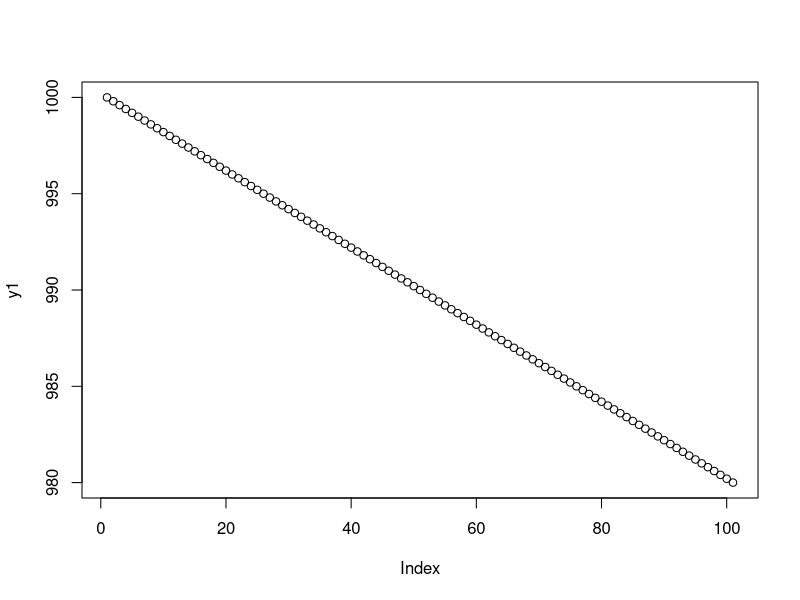
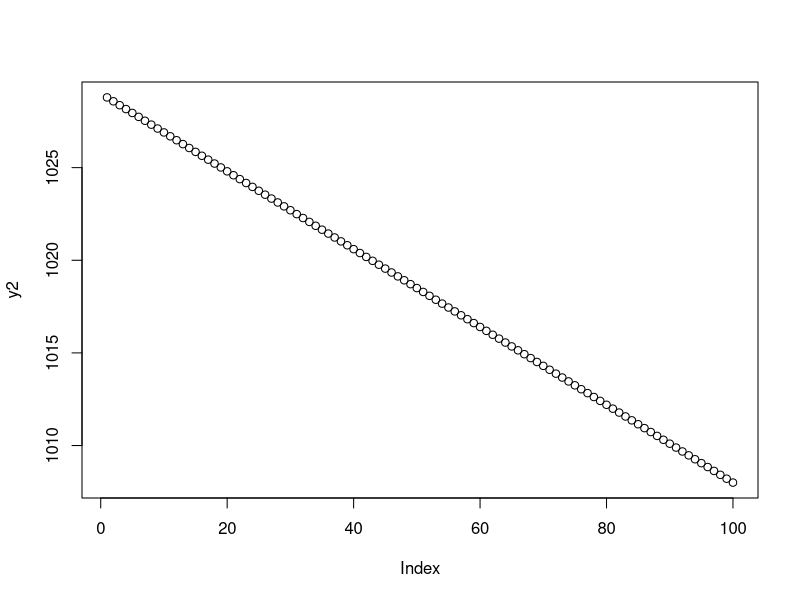
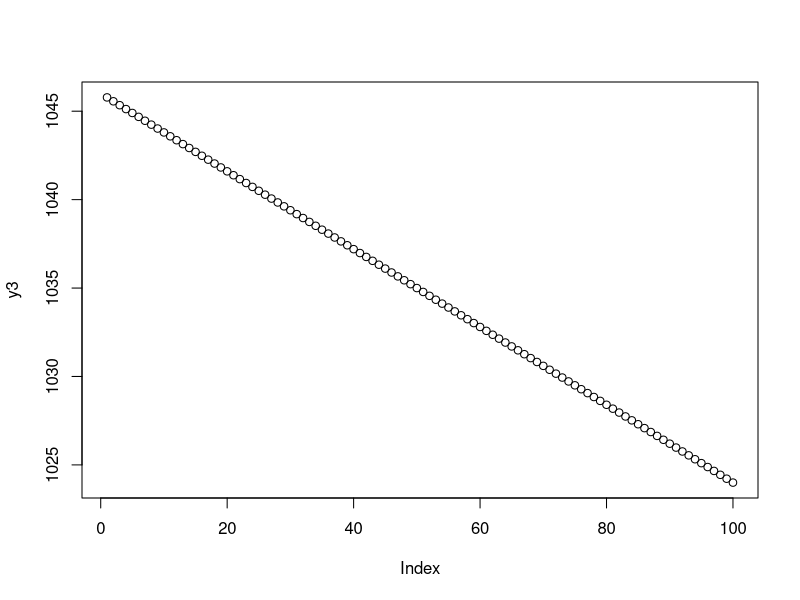
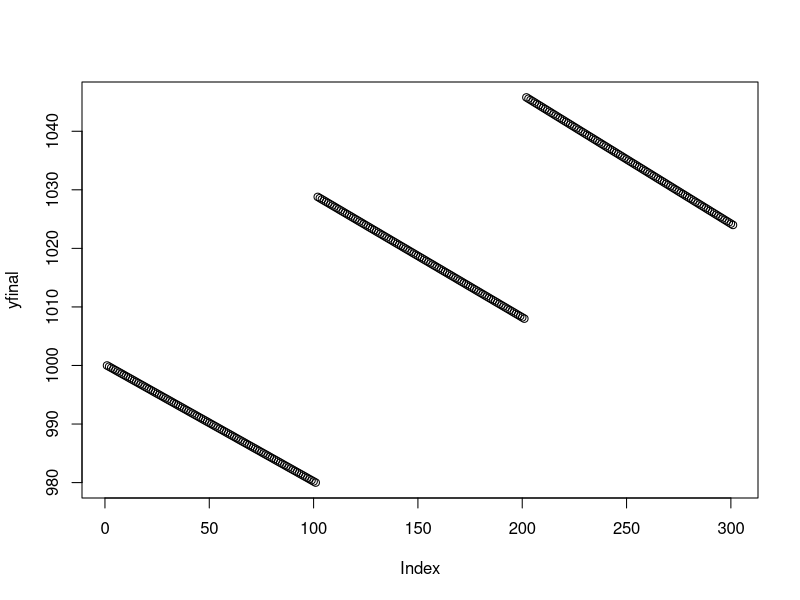

Write R code to recreate these figures, in order.
#Ex.5. Crie um vector com 1000 número aleatórios que seguem
#distribuição normal com média 100 e desvio padrão 50. i) Determine a
#diferença entre a média dos primeiros 500 valores para os últimos 500
#valores. iii) Determine a média dos 100 maiores valores e dos 100
#menores valores (use o comando sort( ) para ordenar de forma crescente).

#i)
serie<- rnorm(1000, 100, 50)
serie

serie1<-sort(serie)
serie1
min(serie1)

serie2<- round(serie1, 2)
serie2

diferenca<-mean(serie2[1:500])
mean(serie2[501:1000])
diferenca

# ii)
media_maior <- mean(serie2[1:100])
round(media_maior,2)

media_menor <- mean(serie2[901:1000])
round(media_menor, 2)


#Functions

#Ex.6.
#i) Escreva uma função que tem como variáveis o capital
#inicial, a taxa de juro e o prazo e retorna o capital final;

#ii) Determine o capital final se aplicados R$ 1000 à taxa de juro
#anual de 5% durante 30 anos;

#iii) Experimente usar a função para determinar qual o capital final
#para três situações diferentes (a taxa de juro ser 4%, 5% ou 6%);

#i)
cc <-function(cap.ini, t.juro, prazo){
  
  resultado<-cap.ini*(1+t.juro)^prazo
  
  resultado}

#ii) Executar o comando - testar a função
cc(1000, 0.05, 30)

# ex. para a iii)
cap1 <- c(1000, 2000, 3000)
cc(cap1,0.05,5)

#iii)
cc(1000, c(0.04,0.05,0.06) ,30) 

#laço da função
cc1<- function(cap,t.juro,prazo){
              if(cap>50000) {
                t.juro<-t.juro+0.05}
              else {
                t.juro<-t.juro}
                resultado<-cap*(1+t.juro)^prazo
                resultado
}

cc1(55000, 0.005, 5)

#Função demanda partida
# se a função 0<=x<=100; y = 1000-0.20*x
#se a função 101<=x<=200; y2 = 1050-0.21*x
#se a função 201<=x<=300; y3 = 1090-0.22*x

x<- 0:100
y1<- 1000-0.20*x
y1
plot(y1)

x<-101:200
y2<- 1050-0.21*x
y2
plot(y2)

x<-201:300
y3<-1090-0.22*x
y3
plot(y3)

yfinal<- c(y1,y2,y3)
yfinal
plot(yfinal)






























